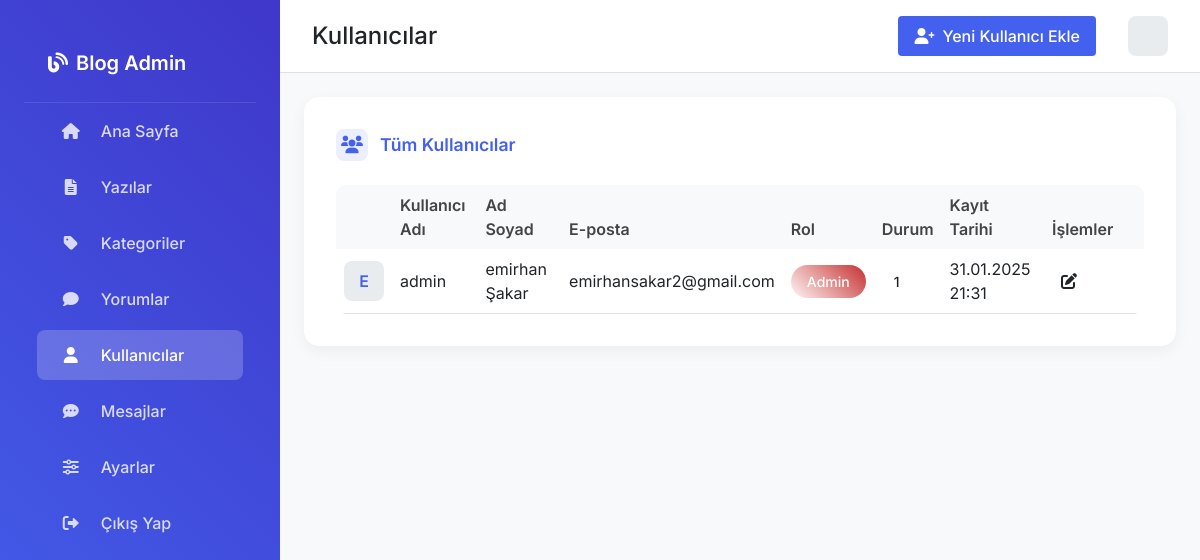
The page /admin/kullanicilar.php (signed in) on the database its author committed.
### tables this page shows
CREATE TABLE `kullanicilar` (
  `id` int(11) NOT NULL AUTO_INCREMENT,
  `kullanici_adi` varchar(50) NOT NULL,
  `email` varchar(100) NOT NULL,
  `sifre` varchar(255) NOT NULL,
  `ad_soyad` varchar(100) DEFAULT NULL,
  `rol` enum('admin','yazar','kullanici') DEFAULT 'kullanici',
  `durum` tinyint(1) DEFAULT 1,
  `onay_durumu` enum('bekliyor','onaylandi','reddedildi') DEFAULT 'bekliyor',
  `itiraz_mesaji` text DEFAULT NULL,
  `itiraz_tarihi` timestamp NULL DEFAULT NULL,
  `son_giris` timestamp NOT NULL DEFAULT current_timestamp() ON UPDATE current_timestamp(),
  `auth_token` varchar(64) DEFAULT NULL,
  `created_at` timestamp NOT NULL DEFAULT current_timestamp(),
  `hatirla_token` varchar(64) DEFAULT NULL,
  `son_aktivite` timestamp NULL DEFAULT NULL,
  `cevrimici_durum` tinyint(1) NOT NULL DEFAULT 0,
  `kayit_tarihi` timestamp NOT NULL DEFAULT current_timestamp(),
  `profil_resmi` varchar(255) DEFAULT NULL,
  PRIMARY KEY (`id`),
  UNIQUE KEY `kullanici_adi` (`kullanici_adi`),
  UNIQUE KEY `email` (`email`)
);

### admin/kullanicilar.php (the view, shortened to what this page needs)
<?php
require_once('../baglan.php');
$sql = "SELECT * FROM kullanicilar ORDER BY kayit_tarihi DESC";
$kullanicilar = $conn->query($sql);
?>
<!DOCTYPE html>
<html lang="tr">
<head>
    <link href="https://cdn.jsdelivr.net/npm/bootstrap@5.3.0/dist/css/bootstrap.min.css" rel="stylesheet">
    <link rel="stylesheet" href="https://cdnjs.cloudflare.com/ajax/libs/font-awesome/6.0.0/css/all.min.css">
    <link rel="stylesheet" href="css/admin.css">
</head>
<body>
    <div class="container-fluid">
        <div class="row">
            <?php include 'includes/sidebar.php'; ?>
            <div class="col p-0">
                <div class="main-content">
                    <div class="top-bar">
                        <h2 class="h4 mb-0">Kullanıcılar</h2>
                        <div class="d-flex align-items-center gap-3">
                            <a href="kullanici-ekle.php" class="btn btn-primary">
                                <i class="fas fa-user-plus me-2"></i>Yeni Kullanıcı Ekle
                            </a>
                            <div class="user-menu dropdown">
                                <div class="d-flex align-items-center" role="button" data-bs-toggle="dropdown">
                                    <div class="user-avatar">
                                    </div>
                                </div>
                            </div>
                        </div>
                    </div>
                    <div class="p-4">
                        <div class="content-card">
                            <div class="card-body">
                                <div class="content-header">
                                    <i class="fas fa-users"></i>
                                    Tüm Kullanıcılar
                                </div>
                                <div class="table-responsive">
                                    <table class="table">
                                        <thead>
                                            <tr>
                                                <th style="width: 50px"></th>
                                                <th>Kullanıcı Adı</th>
                                                <th>Ad Soyad</th>
                                                <th>E-posta</th>
                                                <th>Rol</th>
                                                <th>Durum</th>
                                                <th>Kayıt Tarihi</th>
                                                <th style="width: 100px">İşlemler</th>
                                            </tr>
                                        </thead>
                                        <tbody>
                                            <?php while ($kullanici = $kullanicilar->fetch_assoc()): ?>
                                            <tr>
                                                <td>
                                                    <div class="user-avatar">
                                                        <?php echo strtoupper(substr($kullanici['ad_soyad'], 0, 1)); ?>
                                                    </div>
                                                </td>
                                                <td><?php echo htmlspecialchars($kullanici['kullanici_adi']); ?></td>
                                                <td><?php echo htmlspecialchars($kullanici['ad_soyad']); ?></td>
                                                <td><?php echo htmlspecialchars($kullanici['email']); ?></td>
                                                <td>
                                                    <span class="role-badge <?php echo $kullanici['rol']; ?>">
                                                        <?php echo ucfirst($kullanici['rol']); ?>
                                                    </span>
                                                </td>
                                                <td>
                                                    <span class="status-badge status-<?php echo $kullanici['durum']; ?>">
                                                        <?php echo ucfirst($kullanici['durum']); ?>
                                                    </span>
                                                </td>
                                                <td><?php echo date('d.m.Y H:i', strtotime($kullanici['kayit_tarihi'])); ?></td>
                                                <td>
                                                    <div class="d-flex gap-2">
                                                        <a href="kullanici-duzenle.php?id=<?php echo $kullanici['id']; ?>" class="btn btn-icon btn-edit" title="Düzenle">
                                                            <i class="fas fa-edit"></i>
                                                        </a>
                                                    </div>
                                                </td>
                                            </tr>
                                            <?php endwhile; ?>
                                        </tbody>
                                    </table>
                                </div>
                            </div>
                        </div>
                    </div>
                </div>
            </div>
        </div>
    </div>
</body>
</html>

### admin/css/admin.css (style rules this page uses)
:root { --mavi-koyu: #1e3d59; --mavi-orta: #2b6cb0; --mavi-acik: #4299e1; --mavi-pastel: #ebf8ff; --bordo-koyu: #742a2a; --bordo-orta: #9b2c2c; --bordo-acik: #c53030; --bordo-pastel: #fff5f5; --gri-koyu: #2d3748; --gri-orta: #4a5568; --gri-acik: #a0aec0; --gri-pastel: #f7fafc; --beyaz: #ffffff; --siyah: #1a202c; --basari: #48bb78; --uyari: #ecc94b; --hata: #f56565; --info: #4299e1; --primary-color: #3b82f6; --secondary-color: #1d4ed8; --accent-color: #818cf8; --background-color: #f8fafc; --text-color: #0f172a; --light-text: #64748b; --card-bg: #ffffff; --border-color: #e2e8f0; --hover-color: #6366f1; --success-color: #10b981; --danger-color: #ef4444; --warning-color: #f59e0b; --info-color: #3b82f6; }
body { font-family: 'Inter', sans-serif; background: #f8f9fa; }
.main-content { margin-left: 280px; transition: all 0.3s ease; }
.top-bar { background: white; padding: 1rem 2rem; display: flex; align-items: center; justify-content: space-between; border-bottom: 1px solid #e0e0e0; }
.user-menu { cursor: pointer; }
.user-avatar { width: 40px; height: 40px; background: #e9ecef; border-radius: 8px; display: flex; align-items: center; justify-content: center; font-weight: 600; color: #4361ee; }
.content-card { background: white; border-radius: 15px; box-shadow: 0 5px 15px rgba(0,0,0,0.05); border: none; margin-bottom: 2rem; }
.content-card .card-body { padding: 2rem; }
.content-header { color: #4361ee; font-weight: 600; font-size: 1.1rem; margin-bottom: 1.5rem; display: flex; align-items: center; gap: 0.75rem; }
.content-header i { width: 32px; height: 32px; display: flex; align-items: center; justify-content: center; background: rgba(67, 97, 238, 0.1); border-radius: 8px; color: #4361ee; }
.table { margin-bottom: 0; }
.table th { font-weight: 600; color: #444; background: #f8f9fa; border-bottom: none; }
.table td { vertical-align: middle; }
.btn-primary { background: #4361ee; border: none; padding: 0.75rem 1.5rem; border-radius: 8px; font-weight: 500; transition: all 0.3s ease; }
.btn-icon { width: 32px; height: 32px; padding: 0; display: flex; align-items: center; justify-content: center; border-radius: 8px; transition: all 0.3s ease; }
.status-badge { padding: 0.25rem 0.75rem; border-radius: 20px; font-size: 0.875rem; font-weight: 500; }
.card-body { padding: 1.5rem; }
.btn { font-weight: 500; padding: 0.5rem 1rem; border-radius: 0.25rem; }
.table { background: white; border-radius: 10px; overflow: hidden; }
.user-menu { position: relative; }
.container-fluid { padding: 0; overflow-x: hidden; }
.row { margin: 0; }
.role-badge { padding: 0.5rem 1rem; border-radius: 2rem; font-weight: 500; font-size: 0.875rem; text-transform: capitalize; }
.role-badge.admin { background: linear-gradient(45deg, var(--bordo-pastel), var(--bordo-acik)); color: var(--beyaz); }

### rows shown on the page
kullanicilar: ad_soyad "E", kullanici_adi "admin", ad_soyad "emirhan Şakar", email "emirhansakar2@gmail.com", rol "Admin", durum "1", kayit_tarihi "31.01.2025 21:31"
